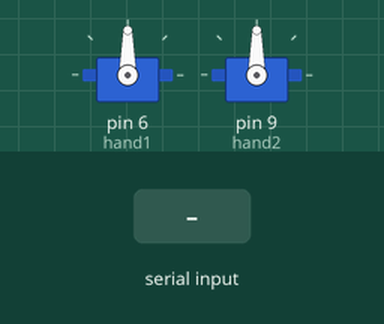
The sketch below on a simulated Arduino Uno, built with avr-gcc and run on an emulated ATmega328P. On the bench: 2 × servo. Inputs (shaded band) come from the test bench.

Above: at 1.2 s.
1.3 s: "1" received over Serial
At 2.5 s:
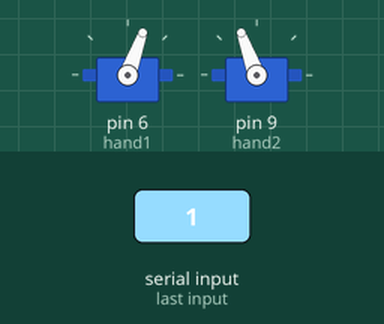
2.8 s: "0" received over Serial
At 3.7 s:
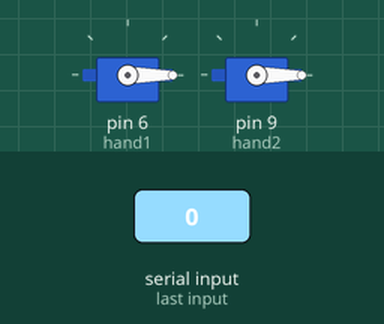
Timing chart, 0 to 5.8 s (numbered marks = the images above; inputs shaded):
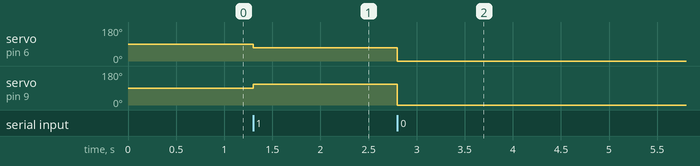

Measured:
- after the input at 1.3 s, servo on pin 6 (hand1): 90° → 70° at once; servo on pin 9 (hand2): 90° → 110° at once
- after the input at 2.8 s, servo on pin 6 (hand1): 70° → 0° at once; servo on pin 9 (hand2): 110° → 0° at once

The sketch:

uno.ino
```cpp
#include <Servo.h>

Servo hand1;
Servo hand2;

char cmd;

void setup() {
  Serial.begin(9600);
  hand1.attach(6);
  hand2.attach(9);
}

void loop() {
  cmd = Serial.read();
  if (cmd == '1'){
    hand1.write(70);
    hand2.write(110);
  }else if (cmd == '0'){
    hand1.write(0);
    hand2.write(0);
  }

}
```
